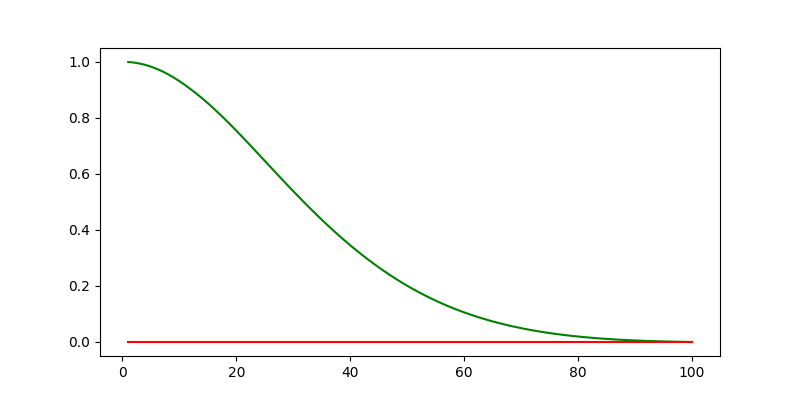

Write Python code to recreate this figure.
# -----------
# User Instructions
#
# Implement a P controller by running 100 iterations
# of robot motion. The steering angle should be set
# by the parameter tau so that:
#
# steering = -tau_p * CTE - tau_d * diff_CTE - tau_i * int_CTE
#
# where the integrated crosstrack error (int_CTE) is
# the sum of all the previous crosstrack errors.
# This term works to cancel out steering drift.
#
# Only modify code at the bottom! Look for the TODO.
# ------------

import random
import numpy as np
import matplotlib.pyplot as plt
import math

# ------------------------------------------------
# 
# this is the Robot class
#

class Robot(object):
    def __init__(self, length=20.0):
        """
        Creates robot and initializes location/orientation to 0, 0, 0.
        """
        self.x = 0.0
        self.y = 0.0
        self.orientation = 0.0
        self.length = length
        self.steering_noise = 0.0
        self.distance_noise = 0.0
        self.steering_drift = 0.0

    def set(self, x, y, orientation):
        """
        Sets a robot coordinate.
        """
        self.x = x
        self.y = y
        self.orientation = orientation % (2.0 * np.pi)

    def set_noise(self, steering_noise, distance_noise):
        """
        Sets the noise parameters.
        """
        # makes it possible to change the noise parameters
        # this is often useful in particle filters
        self.steering_noise = steering_noise
        self.distance_noise = distance_noise

    def set_steering_drift(self, drift):
        """
        Sets the systematical steering drift parameter
        """
        self.steering_drift = drift

    def move(self, steering, distance, tolerance=0.001, max_steering_angle=np.pi / 4.0):
        """
        steering = front wheel steering angle, limited by max_steering_angle
        distance = total distance driven, most be non-negative
        """
        if steering > max_steering_angle:
            steering = max_steering_angle
        if steering < -max_steering_angle:
            steering = -max_steering_angle
        if distance < 0.0:
            distance = 0.0

        # apply noise
        steering2 = random.gauss(steering, self.steering_noise)
        distance2 = random.gauss(distance, self.distance_noise)

        # apply steering drift
        steering2 += self.steering_drift

        # Execute motion
        turn = np.tan(steering2) * distance2 / self.length

        if abs(turn) < tolerance:
            # approximate by straight line motion
            self.x += distance2 * np.cos(self.orientation)
            self.y += distance2 * np.sin(self.orientation)
            self.orientation = (self.orientation + turn) % (2.0 * np.pi)
        else:
            # approximate bicycle model for motion
            radius = distance2 / turn
            cx = self.x - (np.sin(self.orientation) * radius)
            cy = self.y + (np.cos(self.orientation) * radius)
            self.orientation = (self.orientation + turn) % (2.0 * np.pi)
            self.x = cx + (np.sin(self.orientation) * radius)
            self.y = cy - (np.cos(self.orientation) * radius)

    def __repr__(self):
        return '[x=%.5f y=%.5f orient=%.5f]' % (self.x, self.y, self.orientation)

############## ADD / MODIFY CODE BELOW ####################
# ------------------------------------------------------------------------
#
# run - does a single control run

robot = Robot()
robot.set(0, 1, 0)


def run(robot, tau_p, tau_d, tau_i, n=100, speed=1.0):
    x_trajectory = []
    y_trajectory = []
    robot.set_steering_drift(10.0/180.0 * math.pi)

    prev_cte = robot.y
    accum_cte = 0

    for i in range(n):
        cte = robot.y
        delta_cte = cte - prev_cte
        steering = -tau_p * cte - tau_d * delta_cte - tau_i * accum_cte
        robot.move(steering, speed)
        x_trajectory.append(robot.x)
        y_trajectory.append(robot.y)
        prev_cte = cte
        accum_cte += cte
    return x_trajectory, y_trajectory


x_trajectory, y_trajectory = run(robot, 0.2, 3.0, 0.005)
n = len(x_trajectory)

fig, (ax1) = plt.subplots(1, 1, figsize=(8,4))
ax1.plot(x_trajectory, y_trajectory, 'g', label='P controller')
ax1.plot(x_trajectory, np.zeros(n), 'r', label='reference')
fig.savefig('pid-controller.png')